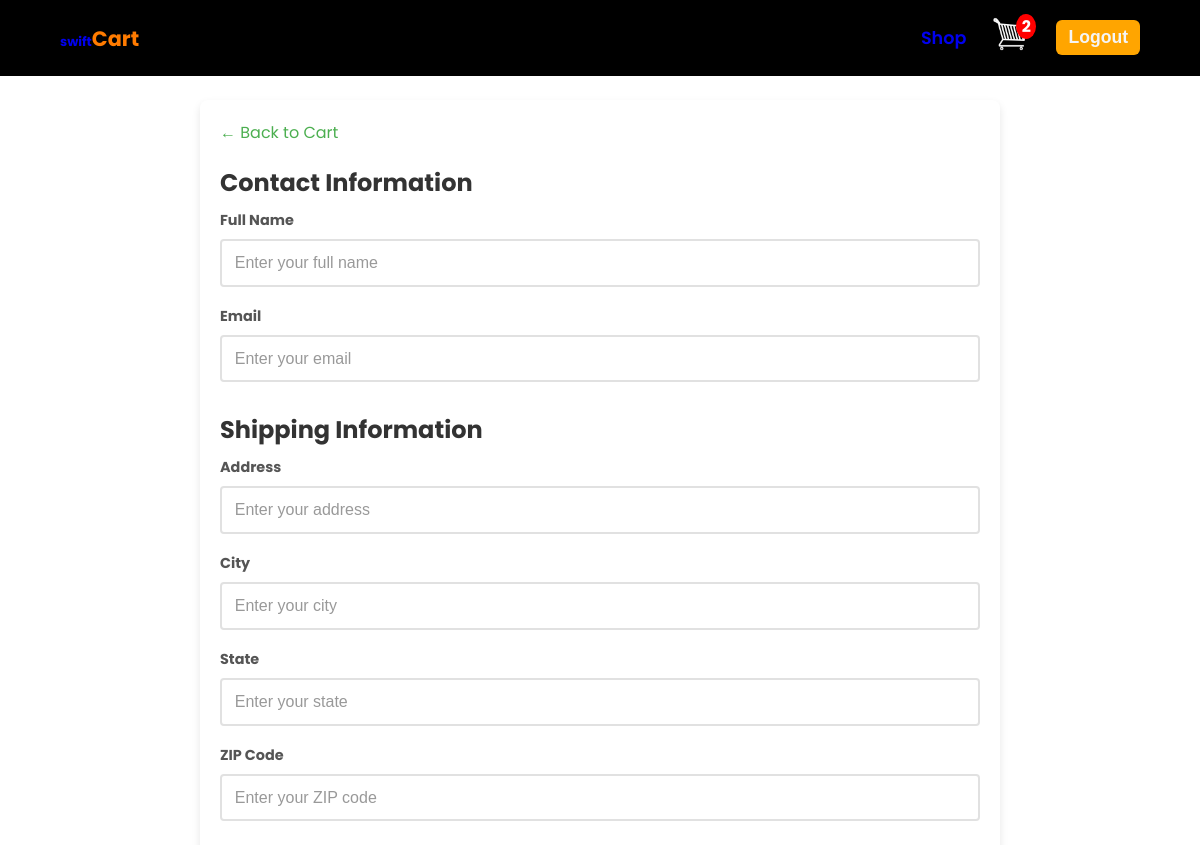
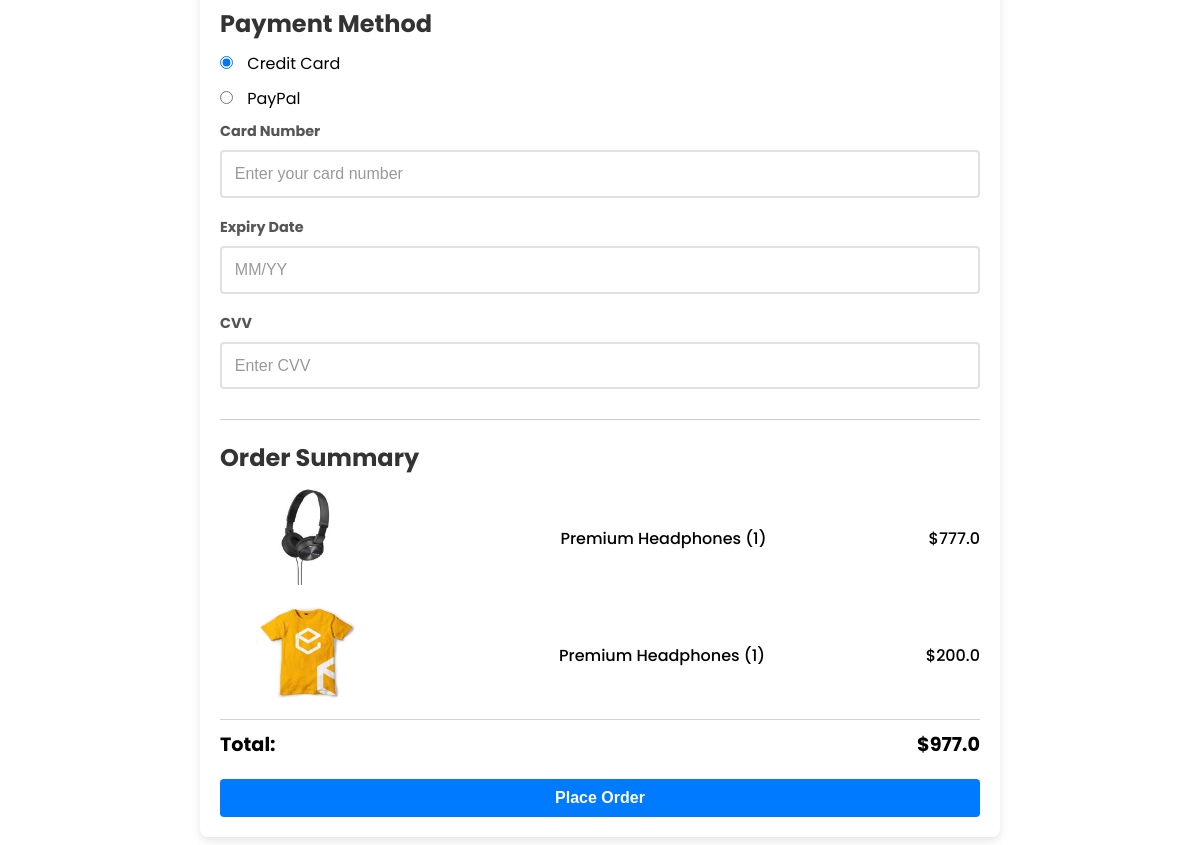
/checkout/ (signed in), run on an earlier commit of the app's database (2 pictures, top to bottom).
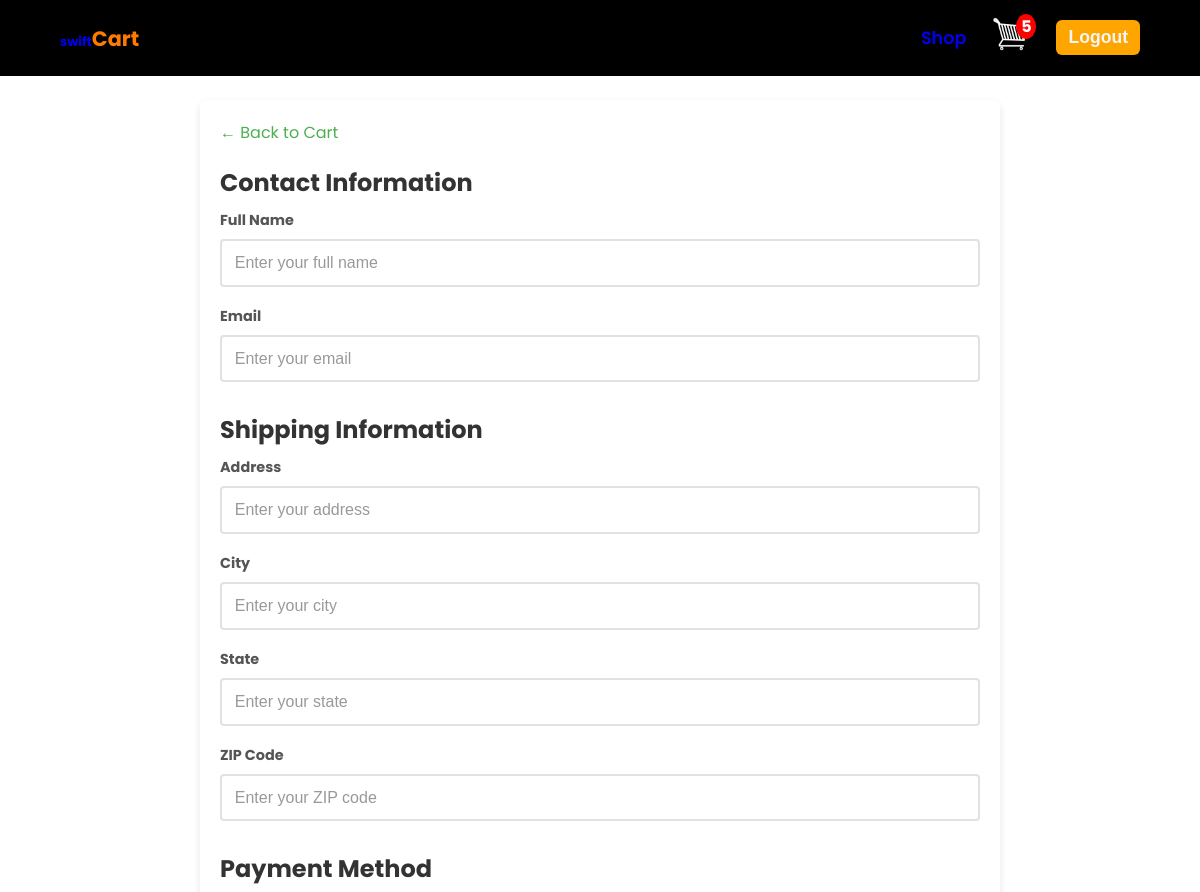
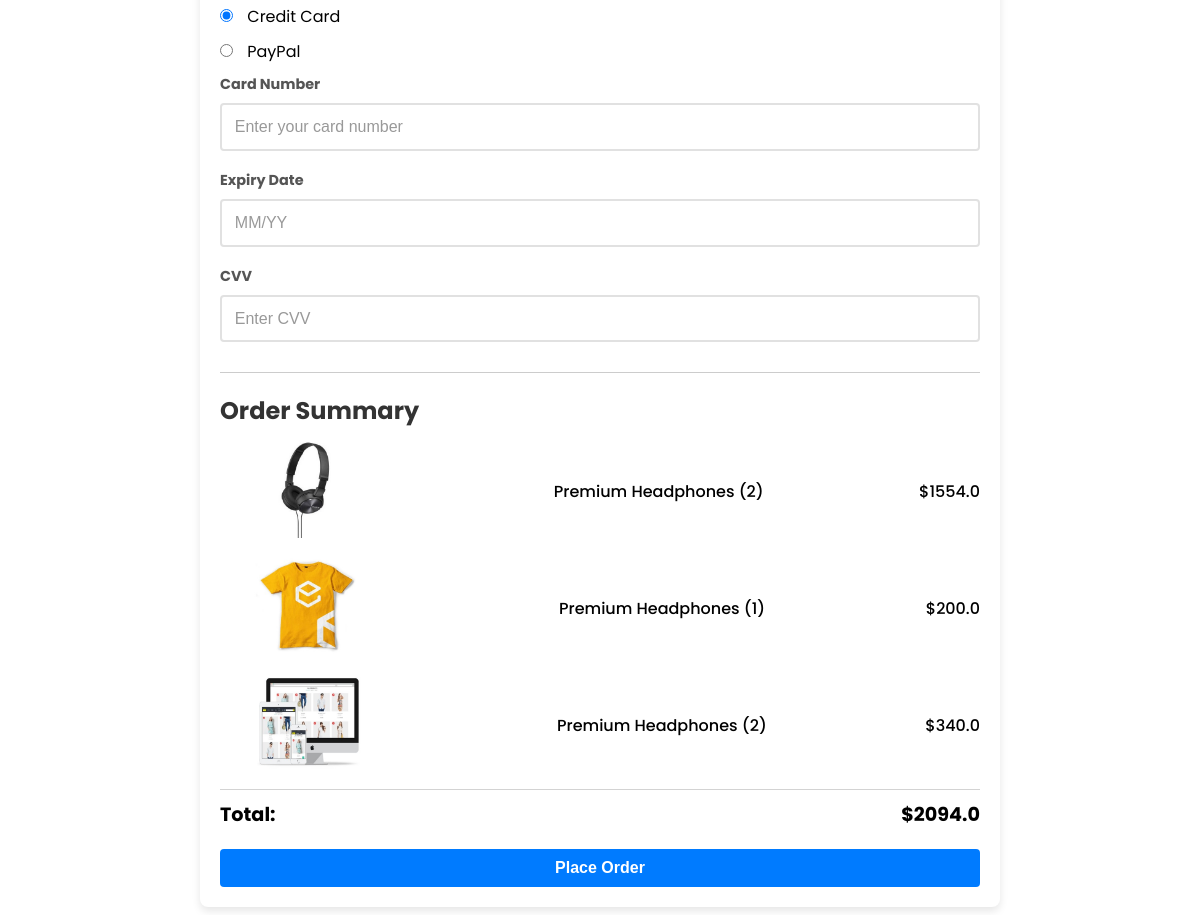
And on a later commit of the database (2 pictures, top to bottom).
### store/models.py (models this page shows, shortened)
class OrderItem(models.Model):
    product = models.ForeignKey(Product, on_delete=models.SET_NULL, null=True, blank=True)
    order = models.ForeignKey(Order, on_delete=models.SET_NULL, null=True, blank=True)
    quantity = models.IntegerField(default=0)
    date_added = models.DateTimeField(auto_now_add=True)
    @property
    def get_total(self):
        return self.quantity * self.product.price

class Product(models.Model):
    name = models.CharField(max_length=200, null=True)
    price = models.FloatField()
    digital = models.BooleanField(default=False, null=True, blank=True )
    image = models.ImageField(null=True, blank=True)

### store/views.py (the view)
# urls.py: path('checkout/', views.checkout, name='checkout'),
def checkout(request):
    customer = None
    items = []
    cart_total = 0
    cart_items_count = 0
    if request.user.is_authenticated:
        try:
            customer = Customer.objects.get(user=request.user)
            orders = Order.objects.filter(customer=customer, complete=False)
            if orders.exists():
                order = orders.first()
                items = order.orderitem_set.all()
                cart_total = order.get_cart_total
                cart_items_count = order.get_cart_items
            else:
                print("No incomplete orders found for the customer.")
        except Customer.DoesNotExist:
            print("No customer found for the user.")
    else:
        print("User is not authenticated.")
    context = {
        'items': items,
        'cart_total': cart_total,
        'cart_items_count': cart_items_count
    }
    return render(request, 'store/checkout.html', context)

### store/models.py (called while the page is built)
    @property
    def get_cart_total(self):
        OrderItems = self.orderitem_set.all()
        total = sum([item.get_total for item in OrderItems])
        return total

    @property
    def get_cart_items(self):
        OrderItems = self.orderitem_set.all()
        total =  sum([item.quantity for item in OrderItems])
        return total

### store/templates/store/checkout.html (shortened to what this page needs)
{% extends "store/main.html" %}
{% load static %}
{% block content %}
<div class="checkout-container">
    <a href="/cart" class="back-link">← Back to Cart</a>
         <form>
        <div class="form-section">
            <h2>Contact Information</h2>
            <div class="form-group">
                <label for="full-name">Full Name</label>
                <input type="text" id="full-name" placeholder="Enter your full name" required>
            </div>
            <div class="form-group">
                <label for="email">Email</label>
                <input type="email" id="email" placeholder="Enter your email" required>
            </div>
        </div>
            <div class="form-section">
                <h2>Shipping Information</h2>
                <div class="form-group">
                    <label for="address">Address</label>
                    <input type="text" id="address" placeholder="Enter your address" required>
                </div>
                <div class="form-group">
                    <label for="city">City</label>
                    <input type="text" id="city" placeholder="Enter your city" required>
                </div>
                <div class="form-group">
                    <label for="state">State</label>
                    <input type="text" id="state" placeholder="Enter your state" required>
                </div>
                <div class="form-group">
                    <label for="zip-code">ZIP Code</label>
                    <input type="text" id="zip-code" placeholder="Enter your ZIP code" required>
                </div>
            </div>
        <div class="form-section">
            <h2>Payment Method</h2>
            <div class="payment-options">
                <label>
                    <input type="radio" name="payment" value="credit-card" checked>
                    Credit Card
                </label>
                <label>
                    <input type="radio" name="payment" value="paypal">
                    PayPal
                </label>
            </div>
            <div class="form-group">
                <label for="card-number">Card Number</label>
                <input type="text" id="card-number" placeholder="Enter your card number">
            </div>
            <div class="form-group">
                <label for="expiry-date">Expiry Date</label>
                <input type="text" id="expiry-date" placeholder="MM/YY">
            </div>
            <div class="form-group">
                <label for="cvv">CVV</label>
                <input type="text" id="cvv" placeholder="Enter CVV">
            </div>
        </div>
        <div class="order-summary">
            <h2>Order Summary</h2>
            {% for item in items %}
            <div class="order-item">
                <span><img src="{{item.product.image.url}}" alt="{{item.product.name}}" height='100px'></span>
                <span>Premium Headphones ({{item.quantity}})</span>
                <span>${{item.get_total}}</span>
            </div>
            {% endfor %}
        </div>
        <div class="line"></div>
        <div class="total-cart">
            <span>Total:</span>
            <span>${{cart_total}}</span>
        </div>
        <button class="btn btn-primary" id="place-order-btn">Place Order</button>
</div>
{% endblock %}

What changed in the data, as far as the page shows it:
changed OrderItem (number 1 of 3 on the later page): quantity "1" → "2"; get_total "777.0" → "1554.0"
added OrderItem: product.image (picture), quantity "2", get_total "340.0"
Also different on the page:
{{ cart_items_count }}: "2" → "5"
{{ cart_total }}: "977.0" → "2094.0"
